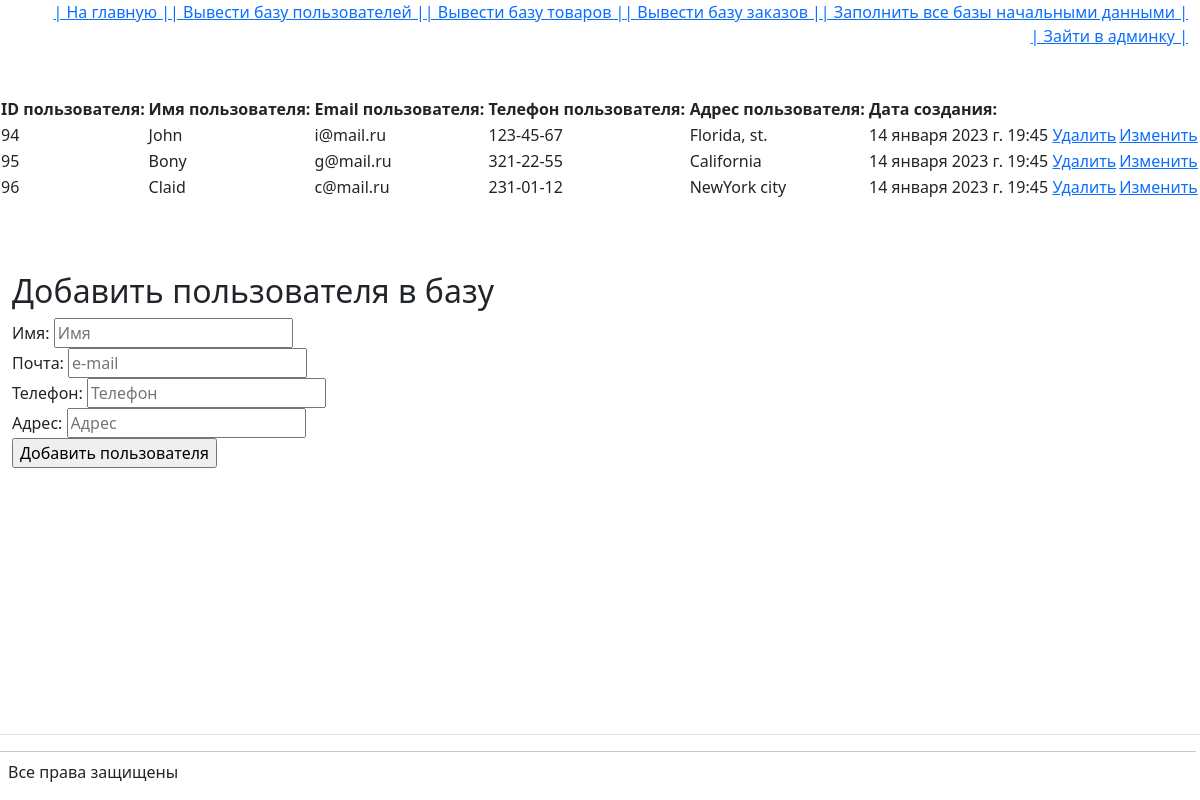
The app's page /users/, older data.
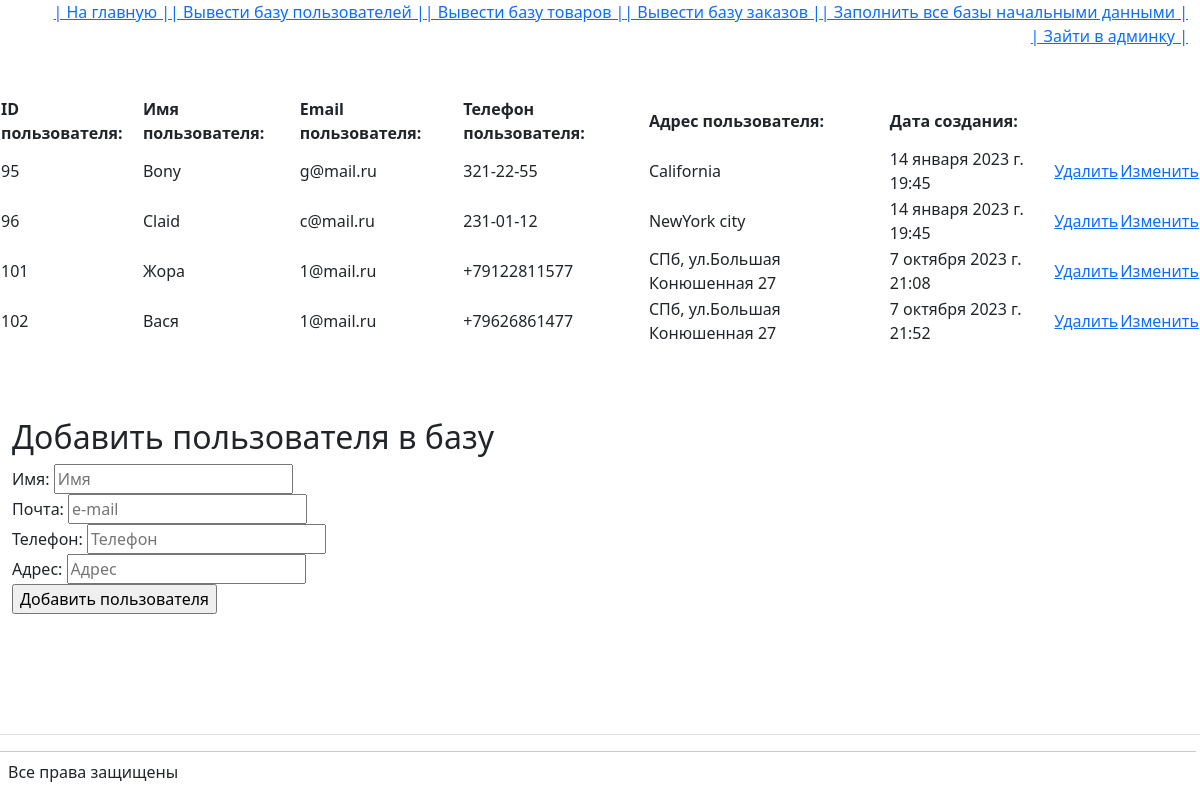
The same page, newer data.
### dz3/models.py (models this page shows, shortened)
class User(models.Model):
    username = models.CharField(max_length=50)
    email = models.EmailField(max_length=50)
    phone = models.CharField(max_length=50)
    address = models.CharField(max_length=150)
    reg_date = models.DateTimeField(auto_now_add=False)

### dz3/views.py (the view)
# urls.py: path('users/', views.read_users, name='read users base'),
def read_users(request):
    user = User.objects.all()
    return render(request, "dz3/users.html", context = {"users": user, "title":"Главная страница"})

### dz3/templates/dz3/users.html (shortened to what this page needs)
{% extends 'dz3/base.html' %}
{% block content %}
  <br /><br />
  <div class="row">
    <table>
      <tr>
        <th>ID пользователя:</th>
        <th>Имя пользователя:</th>
        <th>Email пользователя:</th>
        <th>Телефон пользователя:</th>
        <th>Адрес пользователя:</th>
        <th>Дата создания:</th>
      </tr>
      {% for user in users %}
        <tr>
          <td>{{ user.id }}</td>
          <td>{{ user.username }}</td>
          <td>{{ user.email }}</td>
          <td>{{ user.phone }}</td>
          <td>{{ user.address }}</td>
          <td>{{ user.reg_date }}</td>
          <td>
            <a href="/users/delete/{{ user.id }}/">Удалить</a>
          </td>
          <td>
            <a href="/users/edit/{{ user.id }}/">Изменить</a>
          </td>
        </tr>
      {% endfor %}
    </table>
  </div>
  <br /><br /><br />
  <form action="/users/create/" method="post">
    <h2>Добавить пользователя в базу</h2>
    <div class="input">
      <div class="blockinput">
        <label for="username">Имя:</label>
        <input type="text" name="username" placeholder="Имя" />
      </div>
      <div class="blockinput">
        <label for="email">Почта:</label>
        <input type="email" name="email" placeholder="e-mail" />
      </div>
      <div class="blockinput">
        <label for="phone">Телефон:</label>
        <input type="text" name="phone" placeholder="Телефон" />
      </div>
      <div class="blockinput">
        <label for="address">Адрес:</label>
        <input type="text" name="address" placeholder="Адрес" />
      </div>
    </div>
    <div>
      <input class="in_submit" type="submit" value="Добавить пользователя" />
    </div>
  </form>
  <br /> <br /> <br />
  <br />
{% endblock %}

### dz3/templates/dz3/base.html (shortened to what this page needs)
<!DOCTYPE html>
<html lang="en">
  <head>
    <link href="https://cdn.jsdelivr.net/npm/bootstrap@5.0.2/dist/css/bootstrap.min.css" rel="stylesheet" />
  </head>
  <body>
    <div class="container-fluid">
      <ul class="nav nav-pills justify-content-end align-items-end">
        <li class="nav-item">
          <a href="/">| На главную |</a>
        </li>
        <br />
        <li class="nav-item">
          <a href="/users/">| Вывести базу пользователей |</a>
        </li>
        <li class="nav-item">
          <a href="/goods/">| Вывести базу товаров |</a>
        </li>
        <li class="nav-item">
          <a href="/orders/">| Вывести базу заказов |</a>
        </li>
        <li class="nav-item">
          <a href="/init_bases/">| Заполнить все базы начальными данными |</a>
        </li>
        <li class="nav-item">
          <a href="/admin/">| Зайти в админку |</a>
        </li>
      </ul>
      {% block content %}
      {% endblock %}
      <div class="row fixed-bottom modal-footer">
        <hr />
        <p>Все права защищены</p>
      </div>
    </div>
  </body>
</html>

Row changes from the older to the newer data that the page shows:
removed User: id "94", username "John", email "i@mail.ru", phone "123-45-67", address "Florida, st.", reg_date "14 января 2023 г. 19:45"
added User: id "101", username "Жора", email "1@mail.ru", phone "+79122811577", address "СПб, ул.Большая Конюшенная 27", reg_date "7 октября 2023 г. 21:08"
added User: id "102", username "Вася", email "1@mail.ru", phone "+79626861477", address "СПб, ул.Большая Конюшенная 27", reg_date "7 октября 2023 г. 21:52"
